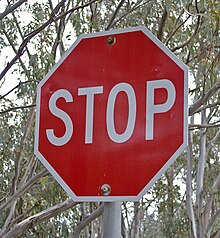
#> input picture output images/stop.jpg, 220 x 238 px
$ jupyter execute 'object detection.ipynb'
#> lines starting #> are read from the running program, lines starting #| are printed output that depends on the picture; after the words box and inside, x2 and y2 are one past the last pixel; in counts of white or black regions, pixels touching at a corner belong together
[cell 1]
import cv2
from matplotlib import pyplot as plt
stop_data = cv2.CascadeClassifier('stop_data.xml')

[cell 2]
img = cv2.imread("output images//stop.jpg")
#> img is the input picture: shape (238, 220, 3); mean B, G, R 102, 104.1, 139.9
gray = cv2.cvtColor(img, cv2.COLOR_BGR2GRAY)
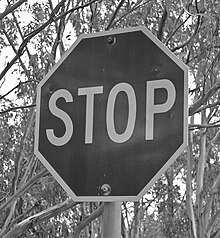
#> gray: shape (238, 220); min 0, max 255, mean 114.5
rgb = cv2.cvtColor(img, cv2.COLOR_BGR2RGB)

[cell 3]
found = stop_data.detectMultiScale(img, minSize =(900,900))
#> found = [[4, 9, 215, 215]]
print(found)
#| [[  4   9 215 215]]

[cell 4]
for x,y,w,h in found:
    cv2.rectangle(img, (x, y), (x + h, y + w), (0, 0, 0), 5)
#> this loop made 1 pass
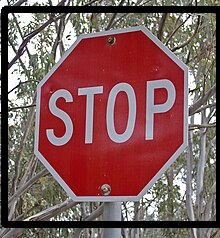
#> img: shape (238, 220, 3); 10.21% of pixels changed, all inside (x1, y1, x2, y2) = (1, 6, 220, 228)
cv2.imwrite("output images//stop sign detected.jpg", img)
#> Out = True
